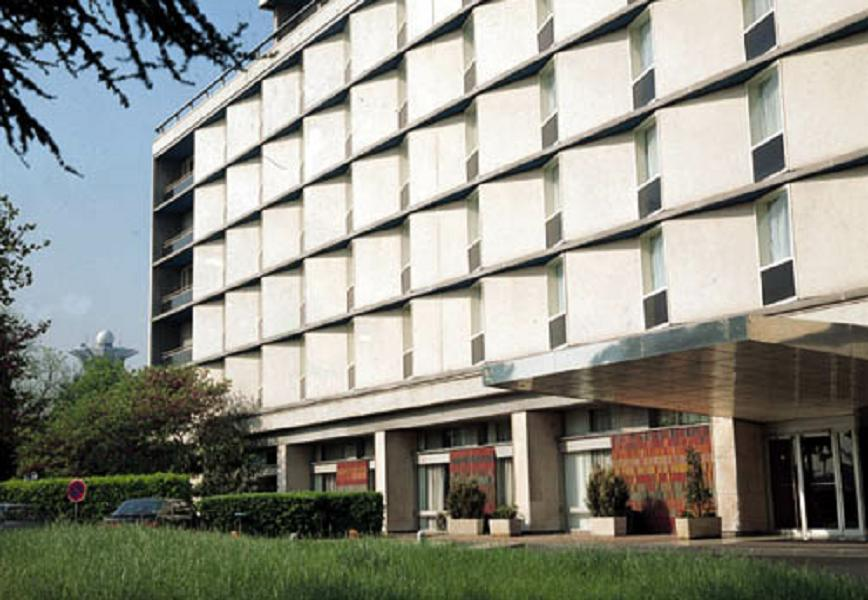
#> input picture hw3/img.jpg, 868 x 600 px
$ python 1.py
#> lines starting #> are read from the running program, lines starting #| are printed output that depends on the picture
import numpy as np
import matplotlib.pyplot as plt


def conv(img, m):
    k = m.shape[0]
    r = k // 2
    h, w = img.shape
    p = np.pad(img, r, mode="edge")
    out = np.zeros((h, w))
    for i in range(k):
        for j in range(k):
            out += m[i, j] * p[i:i + h, j:j + w]
    return out


img = plt.imread("img.jpg").mean(axis=2)
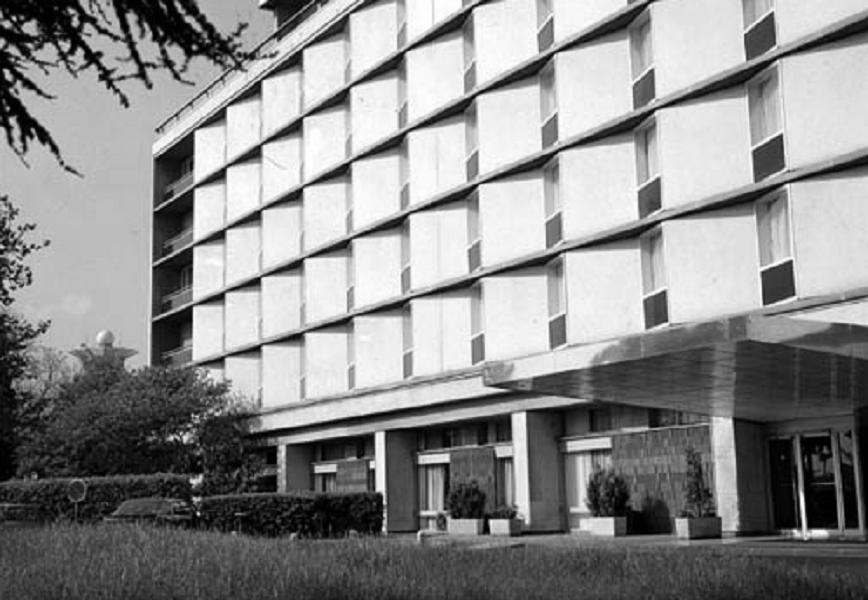
#> img: shape (600, 868) float64; min 0, max 255, mean 140.1
a = np.array([[-1, 0, 1], [-2, 0, 2], [-1, 0, 1]])
b = a.T
x = conv(img, a)
#> in conv, `p = np.pad(img, r, mode="edge")`:
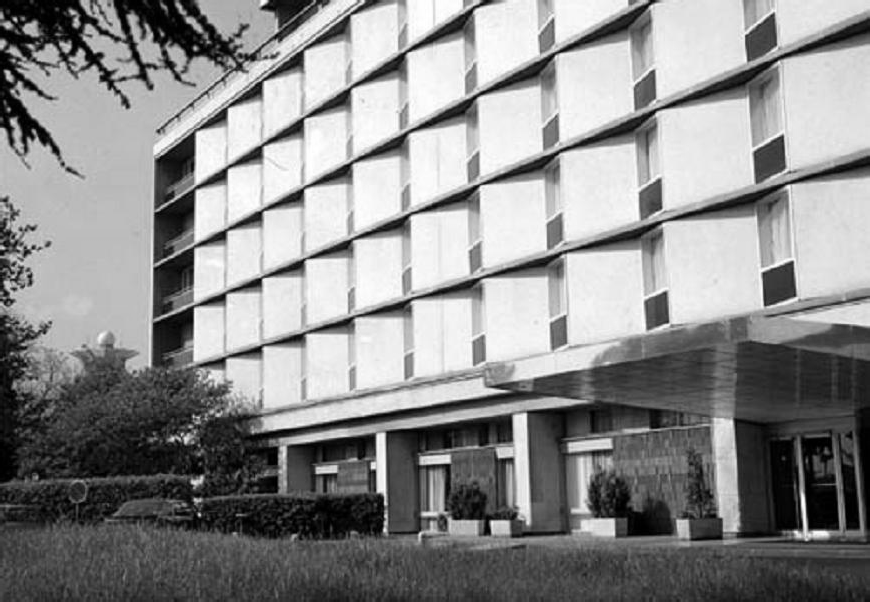
#> p: shape (602, 870) float64; min 0, max 255, mean 139.8
#> after the loop in conv, `for i in range(k):`:
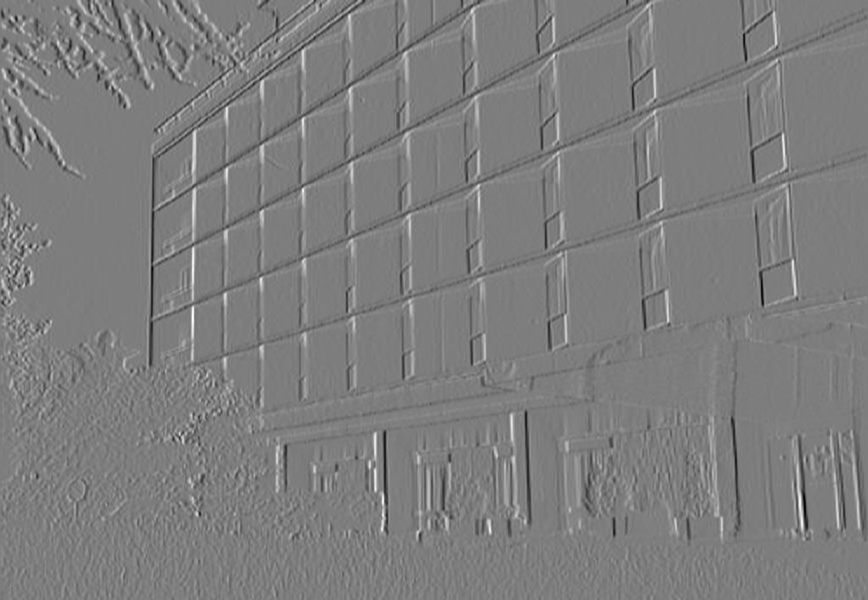
#> out: shape (600, 868) float64; min -754.3, max 774, mean 0.5; drawn with min black and max white
y = conv(img, b)
#> after the loop in conv (call 2), `for i in range(k):`:
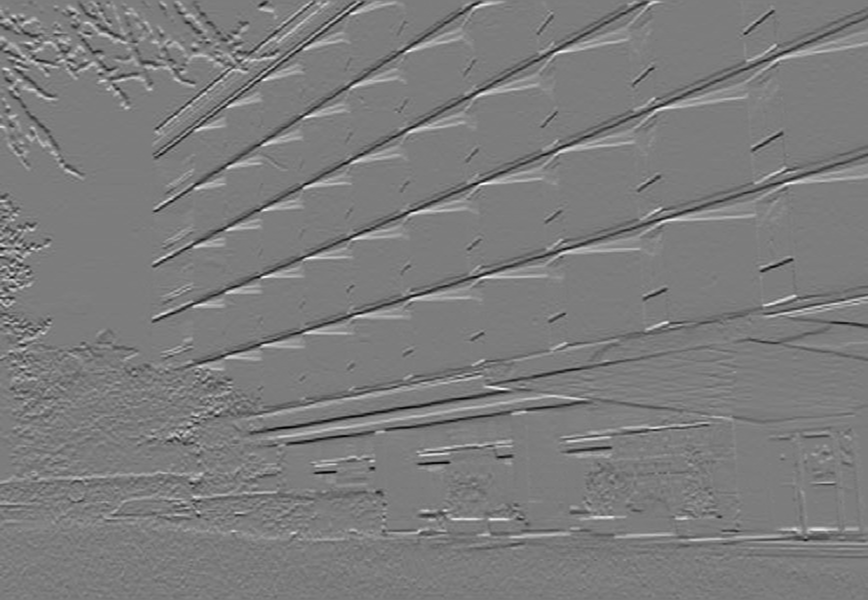
#> out: shape (600, 868) float64; min -725.3, max 757.7, mean -1.4; drawn with min black and max white
g = np.hypot(x, y)
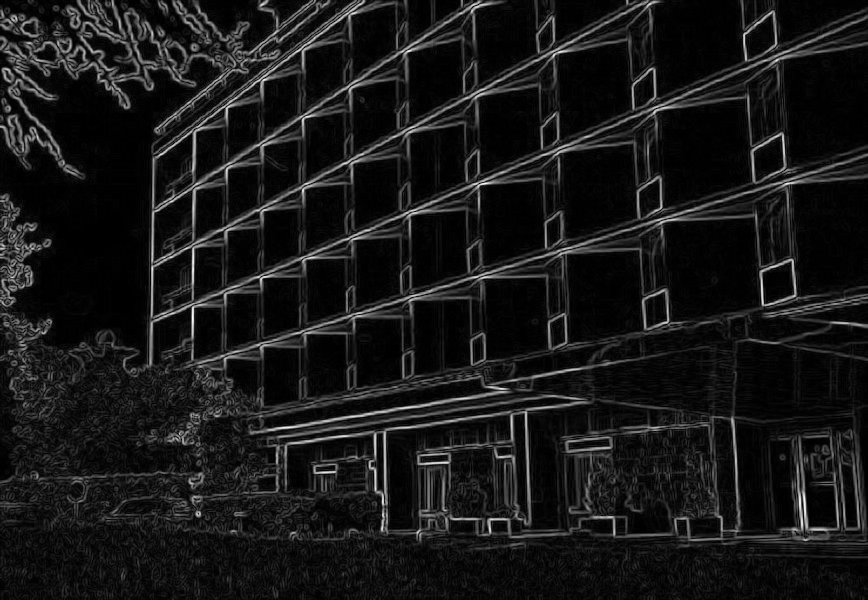
#> g: shape (600, 868) float64; min 0, max 774.1, mean 73.2; drawn with min black and max white

figure, axes = plt.subplots(2, 2, figsize=(12, 9))
axes[0][0].imshow(img, cmap="gray")
axes[0][0].set_title("original")
axes[0][1].imshow(np.abs(x), cmap="gray")
axes[0][1].set_title("sobel x")
axes[1][0].imshow(np.abs(y), cmap="gray")
axes[1][0].set_title("sobel y")
axes[1][1].imshow(g, cmap="gray")
axes[1][1].set_title("magnitude")
plt.tight_layout()
plt.savefig("1.png")
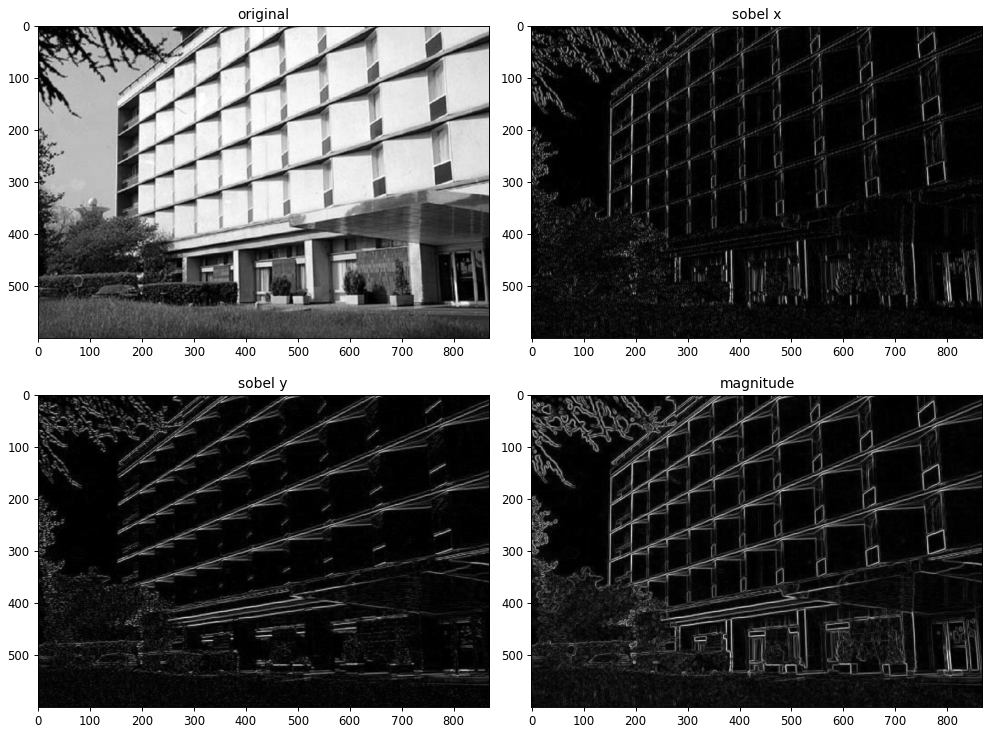
#> figure drawn by matplotlib, 4 panels
plt.show()
